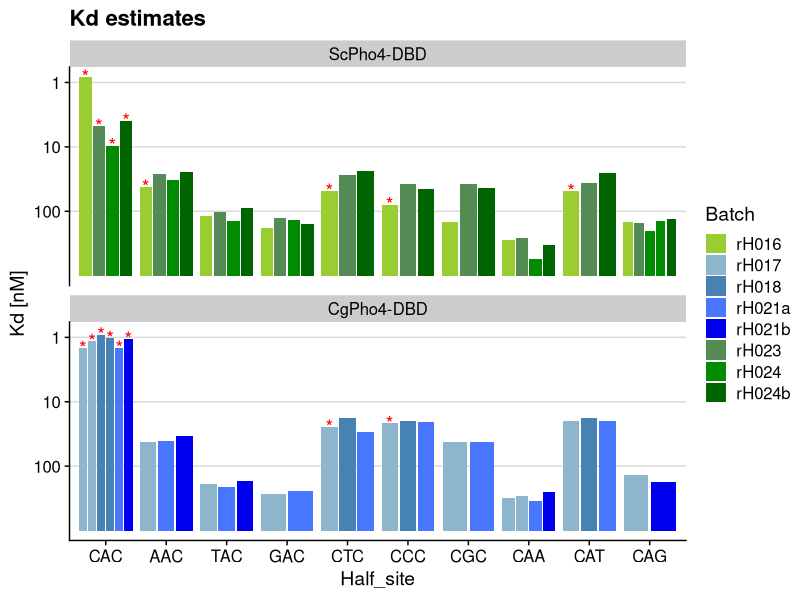
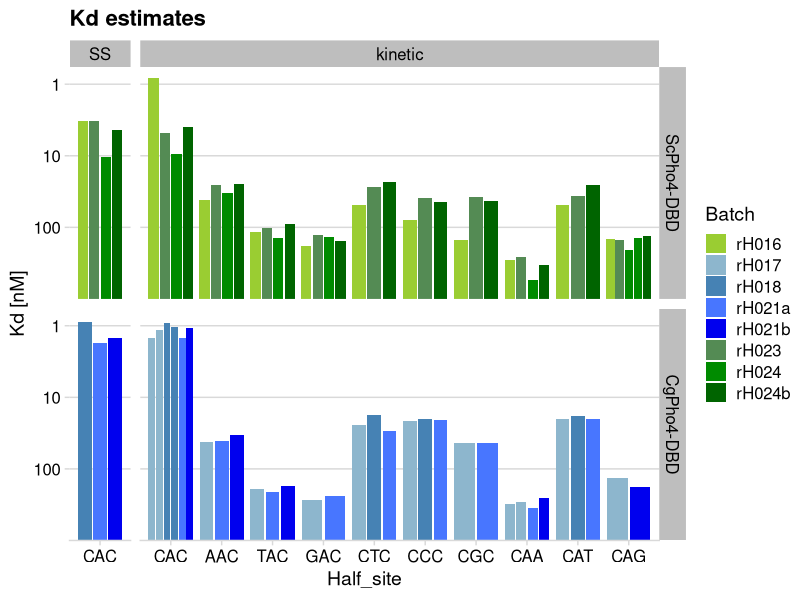
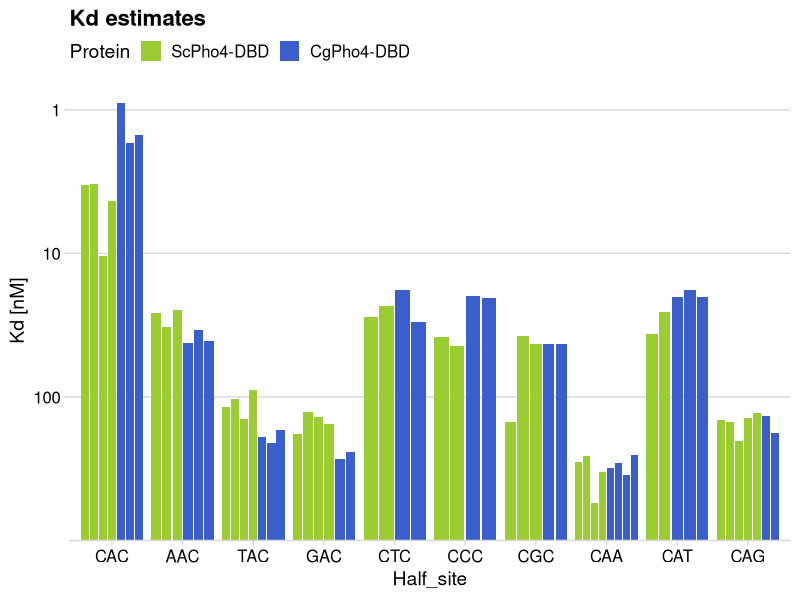
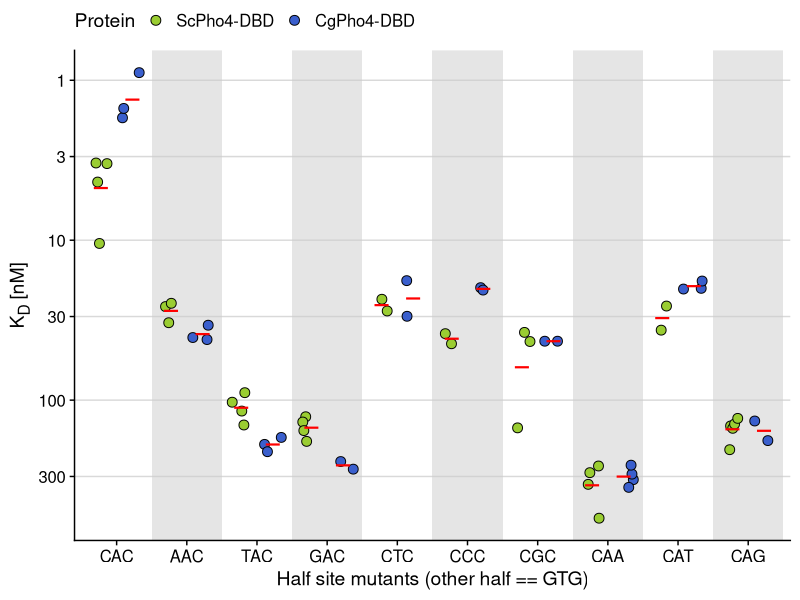
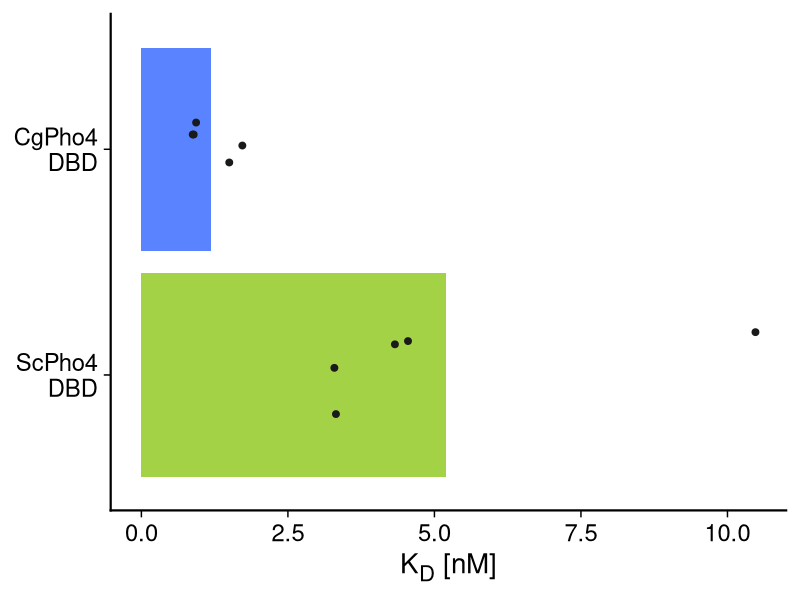
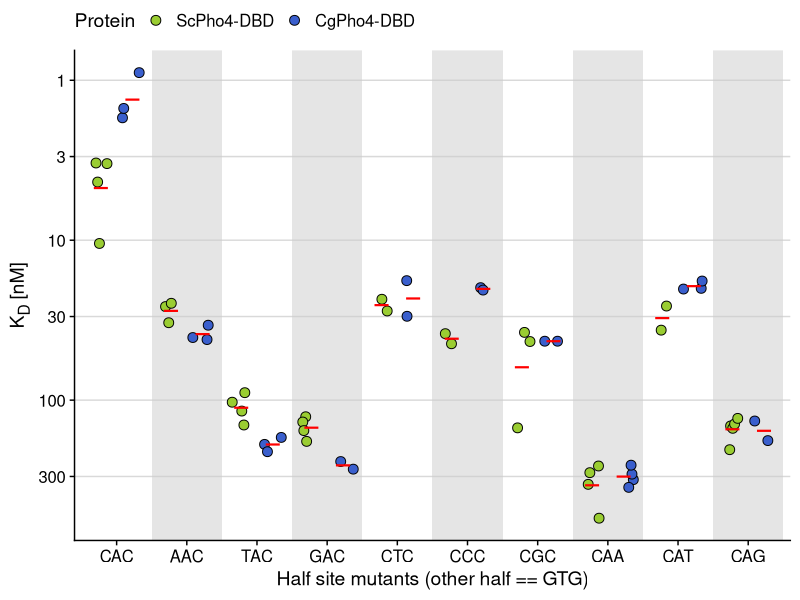
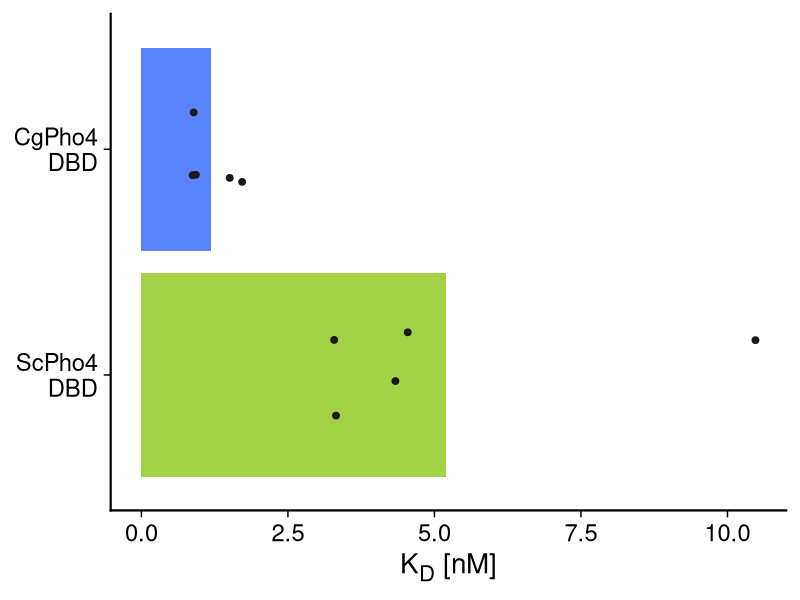

Generate these figures, in order, with R:
## ---- chunk 1
library(tidyverse)
library(cowplot)
library(ggtext)
library(scales)
require(broom)
## ---- chunk 2
rawK <- read_tsv("../data/BLI/20220202-kinetic-curve-Kd-estimates-all.tsv")

datK <- rawK %>% 
  filter(!is.na(Model), grepl("UASp2", Ligand)) %>% 
  mutate(Half_site = factor(str_sub(Ligand,7,9), 
                            levels = c("CAC","AAC","TAC","GAC","CTC","CCC","CGC","CAA","CAT","CAG")),
         Protein = factor(Protein, levels = c("ScPho4 DBD refolded", "CgPho4 DBD refolded"),
                          labels = c("ScPho4-DBD", "CgPho4-DBD")))
cat("Loaded Kd estimates based on kinetic curve fitting ")

rawS <- read_tsv("../data/BLI/20220202-steady-state-Kd-estimates-consensus.tsv")
datS <- rawS %>% 
  filter(grepl("UASp2", Ligand)) %>% 
  mutate(Half_site = factor(str_sub(Ligand,7,9), 
                            levels = c("CAC","AAC","TAC","GAC","CTC","CCC","CGC","CAA","CAT","CAG")),
         Protein = factor(Protein, levels = c("ScPho4 DBD refolded", "CgPho4 DBD refolded"),
                          labels = c("ScPho4-DBD", "CgPho4-DBD")))
cat("Loaded Kd estimates for the consensus oligo based on steady state fitting ")
## ---- chunk 3
datK1 <- datK %>%
  # use the latest batch of protein results only, and only use the 1:1 model fitting
  filter(Include, Model == "1:1") %>%
  mutate(fit = "kinetic", Ka = 1/Kd_c/1e6, flag = Chi_sq_c > 3)

ggplot(datK1, aes(x = Half_site, y = Ka, fill = Batch)) + 
  geom_col(position = position_dodge2(.9)) +
  geom_text(aes(label = ifelse(flag, "*", "")), size = 5, col = "red", position = position_dodge2(0.9)) +
  scale_fill_manual(values = c(
    rH016 = "yellowgreen", rH023 = "palegreen4", rH024 = "green4", rH024b = "darkgreen",
    rH017 = "lightskyblue3", rH018 = "steelblue", rH021a = "royalblue1", rH021b = "blue2"
  )) +
  labs(title = "Kd estimates", y = "Kd [nM]") +
  scale_y_log10(breaks = c(10, 100, 1000), labels = c(100, 10, 1)) +
  facet_wrap(~Protein, nrow = 2) + theme_cowplot() + background_grid(major = "y")
  #scale_alpha_manual(values = c(0.4,1)) +
  #scale_y_continuous(trans = reverselog_trans(10)) +
## ---- chunk 4
datC <- bind_rows(kinetic = datK %>% filter(Include, Model == "1:1") %>% 
                    mutate(Kd = Kd_c*1e9, flag = Chi_sq_c > 3, fit = "kinetic") %>%  
                    select(fit, Half_site, Kd, Batch, flag, Protein), 
                  SS = datS %>% filter(R2 > 0.99) %>% 
                    mutate(fit = "SS", flag = FALSE) %>% 
                    select(Kd, Half_site, Batch, flag, Protein),
                  .id = "fit")
datC <- datC %>% 
  mutate(fit = factor(fit, levels = c("SS", "kinetic")), Ka = 1/(Kd/1e3))

datC %>% 
  ggplot(aes(x = Half_site, y = Ka, fill = Batch)) + 
  geom_col(position = position_dodge2(0.9)) +
  #geom_errorbar(aes(ymin = Kd_low, ymax = Kd_up), position = position_dodge2(0.9, padding = 0.4), size = 0.5) +
  scale_fill_manual(values = c(
    rH016 = "yellowgreen", rH023 = "palegreen4", rH024 = "green4", rH024b = "darkgreen",
    rH017 = "lightskyblue3", rH018 = "steelblue", rH021a = "royalblue1", rH021b = "blue2"
  )) +
  labs(title = "Kd estimates", y = "Kd [nM]") +
  scale_y_continuous(trans = "log10", breaks = c(10, 100, 1000), labels = c(100, 10, 1),
                     expand = expansion(mult = c(0, 0.05))) +
  facet_grid(Protein~fit, scale = "free_x", space = "free_x") + 
  theme_minimal_hgrid() + theme(strip.background = element_rect(fill = "gray"))
  #geom_text(aes(label = ifelse(flag, "*", "")), size = 5, col = "red", position = position_dodge2(0.9)) +
  #scale_fill_brewer(type = "div") +
  #labs(title = "Kd estimates", y = "Kd [nM]") +
  #scale_y_log10() + facet_grid(Protein~fit, scale = "free_x", space = "free_x")
## ---- chunk 5
protein.colors <- c("ScPho4-DBD" = "yellowgreen", "CgPho4-DBD" = "royalblue3")
datC %>% 
  filter(!flag) %>% 
  ggplot(aes(x = Half_site, y = Ka, fill = Protein)) +
  geom_col(position = position_dodge2(0.7)) +
  scale_fill_manual(values=protein.colors) + 
  labs(title = "Kd estimates", y = "Kd [nM]") +
  scale_y_continuous(trans = "log10", breaks = c(10, 100, 1000), labels = c(100, 10, 1), 
                     expand = expansion(mult = c(0, 0.05))) +
  theme_minimal_hgrid() +
  theme(legend.position = "top")
## ---- chunk 6
odd_numbers <- seq(2, nrow(datC),2) # used to draw stripes on even numbered x-values
datC %>% 
  filter(!flag) %>% 
  ggplot(aes(x = Half_site, y = Ka, fill = Protein)) +
  # draw the stripes using geom_rect(); borrowed from https://stackoverflow.com/questions/56961744/draw-alternate-rectangles-in-boxplots-with-facets-r-ggplot2
  # note that the only reason to specify 'data' is so that the length of the xmin, xmax, ymin, ymax vectors 
  # are the same as the number of rows in the data. can be any dummy dataset that satisfy this
  geom_rect(data = datC[odd_numbers, ], xmin = odd_numbers-0.5, xmax = odd_numbers+0.5, 
            ymin = -Inf, ymax = Inf, fill = "grey80", color = NA, alpha = 0.5) +
  #geom_dotplot(binaxis = 'y', stackdir = "center", method = "histodot", 
  #             position = position_dodge(0.9), binwidth = 0.1) +
  geom_point(position = position_jitterdodge(jitter.width = 0.6, dodge.width = 0.9), shape = 21, size = 3) +
  stat_summary(fun = mean, geom = "crossbar", color = "red", width = 0.4, size = 0.3,
               position = position_dodge(0.9), show.legend = FALSE) +
  ylab("K<sub>D</sub> [nM]") + xlab("Half site mutants (other half == GTG)") +
  scale_y_log10(breaks = c(10/3, 10, 100/3, 100, 1000/3, 1000), labels = c(300, 100, 30, 10, 3, 1)) +
  scale_fill_manual(values=c("yellowgreen", "royalblue3")) + 
  theme_cowplot() + background_grid(major = "y") + 
  theme(legend.position = "top", axis.title.y = element_markdown())
ggsave("imgs/20220202-summarize-compare-Kd-for-Sc-Cg-Pho4.png")
## ---- chunk 7
datC %>% filter(!flag) %>%
  select(Half_site, Kd, Protein) %>% 
  nest(data = c(Kd, Protein)) %>% 
  mutate(
    fit = map(data, ~t.test(log(Kd, 10) ~ Protein, data = .x)),
    tidied = map(fit, tidy)
  ) %>% 
  unnest(tidied) %>% 
  #filter(term == "proteinCgPho4") %>% 
  mutate(fold_diff = round(10^estimate, 3), p.adj = p.adjust(p.value, method = "holm")) %>% 
  select(Half_site, fold_diff, statistic, p.value, p.adj)
## ---- chunk 8
tmp <- read_tsv("../data/BLI/20241015-steady-state-response-consensus.tsv")
steady_response <- left_join(
  select(datS, Exp, Protein, Batch, Bmax, Kd), tmp, by = "Exp"
) %>% 
  mutate(Frac_bound = Response / Bmax)
## ---- chunk 9
datS %>% 
  ggplot(aes(x = Protein, y = Kd, group = Protein)) +
  geom_bar(aes(fill = Protein), stat = "summary", fun = "mean", alpha = 0.9) +
  geom_point(position = position_jitter(0.2), color = "gray10", size = 2) +
  stat_summary(fun.data = "mean_cl_boot", geom = "pointrange",
               color = "red", size = 0.6) +
  scale_fill_manual(values = c("yellowgreen", "royalblue1"), guide = "none") + 
  ylab("K<sub>D</sub> [nM]") + xlab(NULL) + ylim(0, NA) +
  scale_x_discrete(labels = c("ScPho4-DBD" = "ScPho4\nDBD",
                              "CgPho4-DBD" = "CgPho4\nDBD")) +
  #scale_y_log10(breaks = c(10/3, 10, 100/3, 100, 1000/3, 1000), labels = c(300, 100, 30, 10, 3, 1)) +
  coord_flip() +
  theme_cowplot(font_size = 20) +# background_grid(major = "y") + 
  theme(
    legend.position = "right", 
    axis.title.x = element_markdown(),
    axis.line = element_line(linewidth = rel(1.5)))
ggsave("imgs/20241015-compare-Kd-ScPho4-CgPho4-CAC.png", width = 5, height = 2.5)
## ---- chunk 10
datS %>% group_by(Protein) %>% summarize(mean = mean(Kd))
# t-distribution based
t.test(log10(Kd) ~ Protein, data = datS)
# rank order test
wilcox.test(Kd ~ Protein, data = datS)
